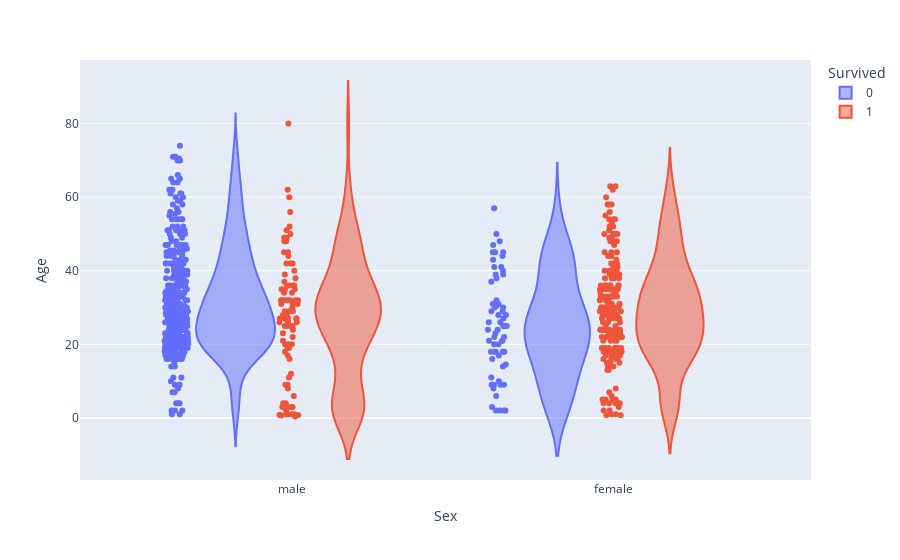

Here is the notebook cell this chart was saved with:
### Code cell
fig = px.violin(df, x='Sex', y="Age", color='Survived', points="all")
fig.show()

### Figure 1 — Plotly figure (JSON) as saved in the notebook; plotly's stock layout.template omitted (floating-point values rounded to 4 significant figures; data arrays with more than 128 entries replaced by an {"elided": "..."} marker saying what was removed)
{"data": [{"alignmentgroup": "True", "box": {"visible": false}, "hovertemplate": "Survived=0<br>Sex=%{x}<br>Age=%{y}<extra></extra>", "legendgroup": "0", "marker": {"color": "#636efa"}, "name": "0", "offsetgroup": "0", "orientation": "v", "points": "all", "scalegroup": "True", "showlegend": true, "type": "violin", "x": {"elided": "549 str values"}, "x0": " ", "xaxis": "x", "y": {"elided": "549 float values"}, "y0": " ", "yaxis": "y"}, {"alignmentgroup": "True", "box": {"visible": false}, "hovertemplate": "Survived=1<br>Sex=%{x}<br>Age=%{y}<extra></extra>", "legendgroup": "1", "marker": {"color": "#EF553B"}, "name": "1", "offsetgroup": "1", "orientation": "v", "points": "all", "scalegroup": "True", "showlegend": true, "type": "violin", "x": {"elided": "342 str values"}, "x0": " ", "xaxis": "x", "y": {"elided": "342 float values"}, "y0": " ", "yaxis": "y"}], "layout": {"legend": {"title": {"text": "Survived"}, "tracegroupgap": 0}, "margin": {"t": 60}, "violinmode": "group", "xaxis": {"anchor": "y", "domain": [0, 1], "title": {"text": "Sex"}}, "yaxis": {"anchor": "x", "domain": [0, 1], "title": {"text": "Age"}}}}
